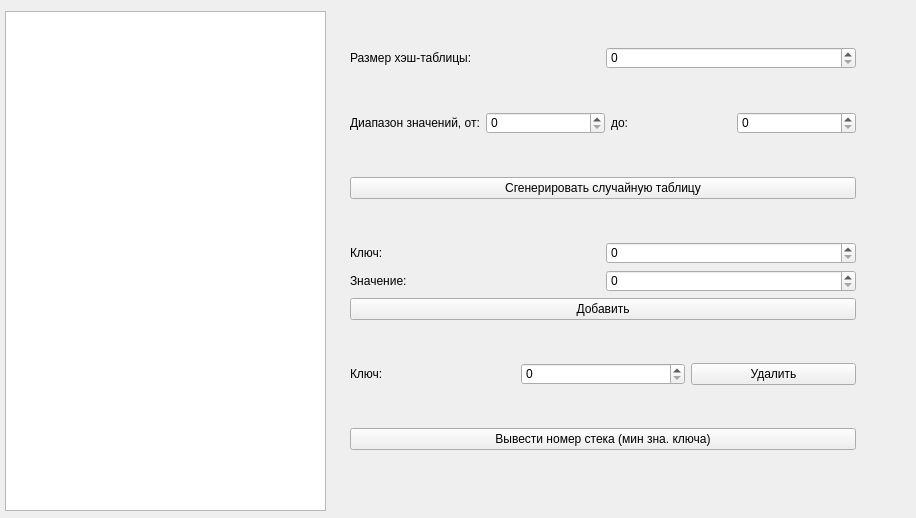
<?xml version="1.0" encoding="UTF-8"?>
<ui version="4.0">
 <class>MainWindow</class>
 <widget class="QMainWindow" name="MainWindow">
  <property name="geometry">
   <rect>
    <x>0</x>
    <y>0</y>
    <width>916</width>
    <height>518</height>
   </rect>
  </property>
  <property name="windowTitle">
   <string>MainWindow</string>
  </property>
  <property name="styleSheet">
   <string notr="true">color: rgb(0, 0, 0);
font: 700 italic 15pt &quot;Ubuntu&quot;;</string>
  </property>
  <widget class="QWidget" name="centralwidget">
   <widget class="QTableWidget" name="tableWidget">
    <property name="geometry">
     <rect>
      <x>5</x>
      <y>11</y>
      <width>321</width>
      <height>500</height>
     </rect>
    </property>
   </widget>
   <widget class="QWidget" name="layoutWidget">
    <property name="geometry">
     <rect>
      <x>350</x>
      <y>10</y>
      <width>506</width>
      <height>481</height>
     </rect>
    </property>
    <layout class="QVBoxLayout" name="verticalLayout">
     <item>
      <layout class="QHBoxLayout" name="horizontalLayout">
       <item>
        <widget class="QLabel" name="ln_size">
         <property name="styleSheet">
          <string notr="true">font: 300 italic 17pt &quot;Ubuntu&quot;;</string>
         </property>
         <property name="text">
          <string>Размер хэш-таблицы:</string>
         </property>
        </widget>
       </item>
       <item>
        <widget class="QSpinBox" name="spb_size">
         <property name="styleSheet">
          <string notr="true">font: 300 italic 17pt &quot;Ubuntu&quot;;</string>
         </property>
        </widget>
       </item>
      </layout>
     </item>
     <item>
      <layout class="QHBoxLayout" name="horizontalLayout_5">
       <item>
        <widget class="QLabel" name="label">
         <property name="styleSheet">
          <string notr="true">font: 300 italic 17pt &quot;Ubuntu&quot;;</string>
         </property>
         <property name="text">
          <string>Диапазон значений, от:</string>
         </property>
        </widget>
       </item>
       <item>
        <widget class="QSpinBox" name="spb_lvalue">
         <property name="styleSheet">
          <string notr="true">font: 300 italic 17pt &quot;Ubuntu&quot;;</string>
         </property>
        </widget>
       </item>
       <item>
        <widget class="QLabel" name="label_2">
         <property name="styleSheet">
          <string notr="true">font: 300 italic 17pt &quot;Ubuntu&quot;;</string>
         </property>
         <property name="text">
          <string>до:</string>
         </property>
        </widget>
       </item>
       <item>
        <widget class="QSpinBox" name="spb_rvalue">
         <property name="styleSheet">
          <string notr="true">font: 300 italic 17pt &quot;Ubuntu&quot;;</string>
         </property>
        </widget>
       </item>
      </layout>
     </item>
     <item>
      <widget class="QPushButton" name="bnt_randgen">
       <property name="styleSheet">
        <string notr="true">font: 300 italic 17pt &quot;Ubuntu&quot;;</string>
       </property>
       <property name="text">
        <string>Сгенерировать случайную таблицу</string>
       </property>
      </widget>
     </item>
     <item>
      <layout class="QVBoxLayout" name="verticalLayout_2">
       <item>
        <layout class="QHBoxLayout" name="horizontalLayout_3">
         <item>
          <widget class="QLabel" name="ln_key">
           <property name="styleSheet">
            <string notr="true">font: 300 italic 17pt &quot;Ubuntu&quot;;</string>
           </property>
           <property name="text">
            <string>Ключ:</string>
           </property>
          </widget>
         </item>
         <item>
          <widget class="QSpinBox" name="spb_key">
           <property name="styleSheet">
            <string notr="true">font: 300 italic 17pt &quot;Ubuntu&quot;;</string>
           </property>
          </widget>
         </item>
        </layout>
       </item>
       <item>
        <layout class="QHBoxLayout" name="horizontalLayout_2">
         <item>
          <widget class="QLabel" name="ln_vaue">
           <property name="styleSheet">
            <string notr="true">font: 300 italic 17pt &quot;Ubuntu&quot;;</string>
           </property>
           <property name="text">
            <string>Значение:</string>
           </property>
          </widget>
         </item>
         <item>
          <widget class="QSpinBox" name="spb_val">
           <property name="styleSheet">
            <string notr="true">font: 300 italic 17pt &quot;Ubuntu&quot;;</string>
           </property>
          </widget>
         </item>
        </layout>
       </item>
       <item>
        <widget class="QPushButton" name="bnt_add">
         <property name="styleSheet">
          <string notr="true">font: 300 italic 17pt &quot;Ubuntu&quot;;</string>
         </property>
         <property name="text">
          <string>Добавить</string>
         </property>
        </widget>
       </item>
      </layout>
     </item>
     <item>
      <layout class="QHBoxLayout" name="horizontalLayout_4">
       <item>
        <widget class="QLabel" name="ln_remKey">
         <property name="styleSheet">
          <string notr="true">font: 300 italic 17pt &quot;Ubuntu&quot;;</string>
         </property>
         <property name="text">
          <string>Ключ:</string>
         </property>
        </widget>
       </item>
       <item>
        <widget class="QSpinBox" name="spb_remspb">
         <property name="styleSheet">
          <string notr="true">font: 300 italic 17pt &quot;Ubuntu&quot;;</string>
         </property>
        </widget>
       </item>
       <item>
        <widget class="QPushButton" name="bnt_delete">
         <property name="styleSheet">
          <string notr="true">font: 300 italic 17pt &quot;Ubuntu&quot;;</string>
         </property>
         <property name="text">
          <string>Удалить</string>
         </property>
        </widget>
       </item>
      </layout>
     </item>
     <item>
      <widget class="QPushButton" name="bnt_printMin">
       <property name="styleSheet">
        <string notr="true">font: 300 italic 17pt &quot;Ubuntu&quot;;</string>
       </property>
       <property name="text">
        <string>Вывести номер стека (мин зна. ключа)</string>
       </property>
      </widget>
     </item>
    </layout>
   </widget>
  </widget>
 </widget>
 <resources/>
 <connections/>
</ui>
